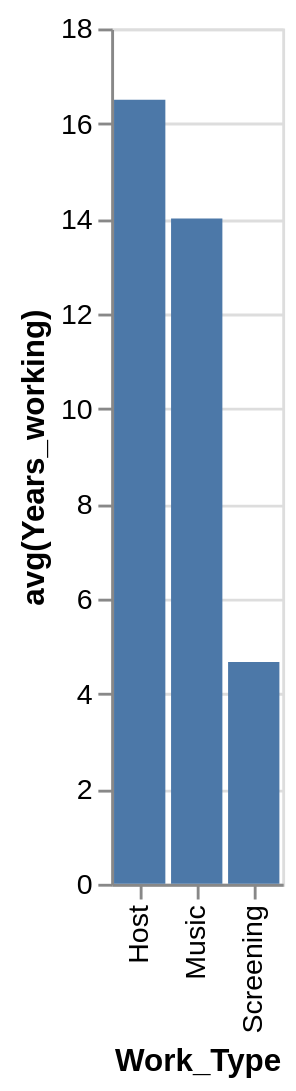

The Vega-Lite source for this figure:
### Vega-Lite specification from a JSON file in a GitHub repository (floating-point values rounded to 4 significant figures)
{"data": {"values": [{"x_data": "Host", "y_data": 16.5}, {"x_data": "Music", "y_data": 14}, {"x_data": "Screening", "y_data": 4.667}]}, "mark": "bar", "encoding": {"x": {"field": "x_data", "type": "nominal", "title": "Work_Type", "sort": {"op": "sum", "field": "y_data", "order": "descending"}}, "y": {"field": "y_data", "type": "quantitative", "title": "avg(Years_working)"}}}
